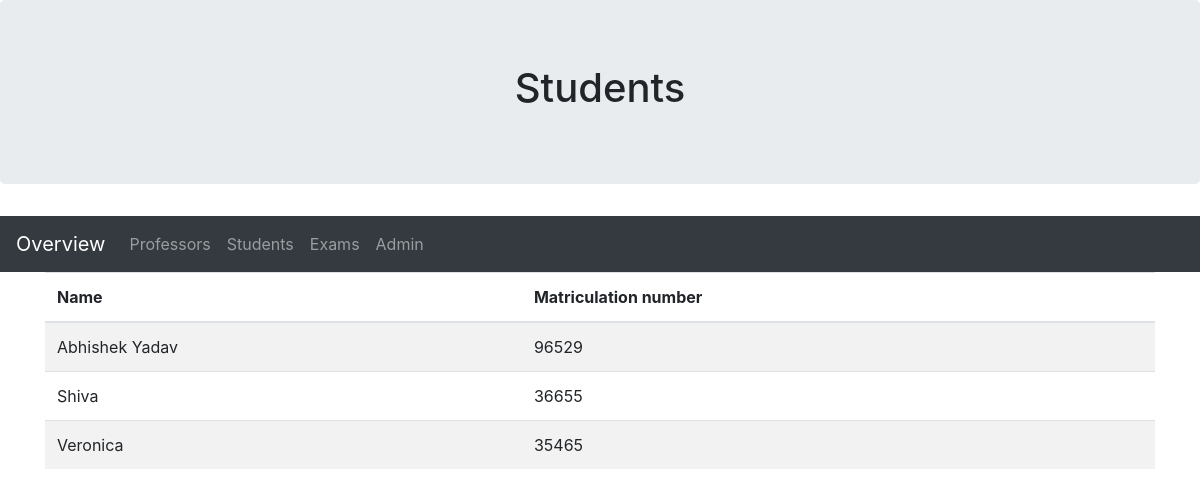
/students, run on the app's committed database.
### university/models.py (models this page shows, shortened)
class Student(models.Model):
    name = models.CharField(max_length=150, null=True)
    matriculation_number = models.IntegerField(default=0, null=True)

### university/views.py (the view)
# urls.py: path('students', views.students, name='students'),
def students(request):
    students = Student.objects.all()
    context = {"students": students}
    return render(request, 'university/students.html', context)

### university/templates/university/students.html
{% extends "university/base.html" %}
{% block headline %}Students{% endblock %}
{% block main %}
<table class = "table table-striped">
  <thead>
  <tr>
    <th>Name</th>
    <th>Matriculation number</th>
  </tr>
  </thead>
  <tbody>
  {% for Student in students %}
  <tr>
    <td>{{Student.name}}</td>
    <td>{{Student.matriculation_number}}</td>
  </tr>
  {% endfor %}
  </tbody>
</table>
{% endblock %}

### data on the page
Student: name "Abhishek Yadav", matriculation_number "96529"
Student: name "Shiva", matriculation_number "36655"
Student: name "Veronica", matriculation_number "35465"
